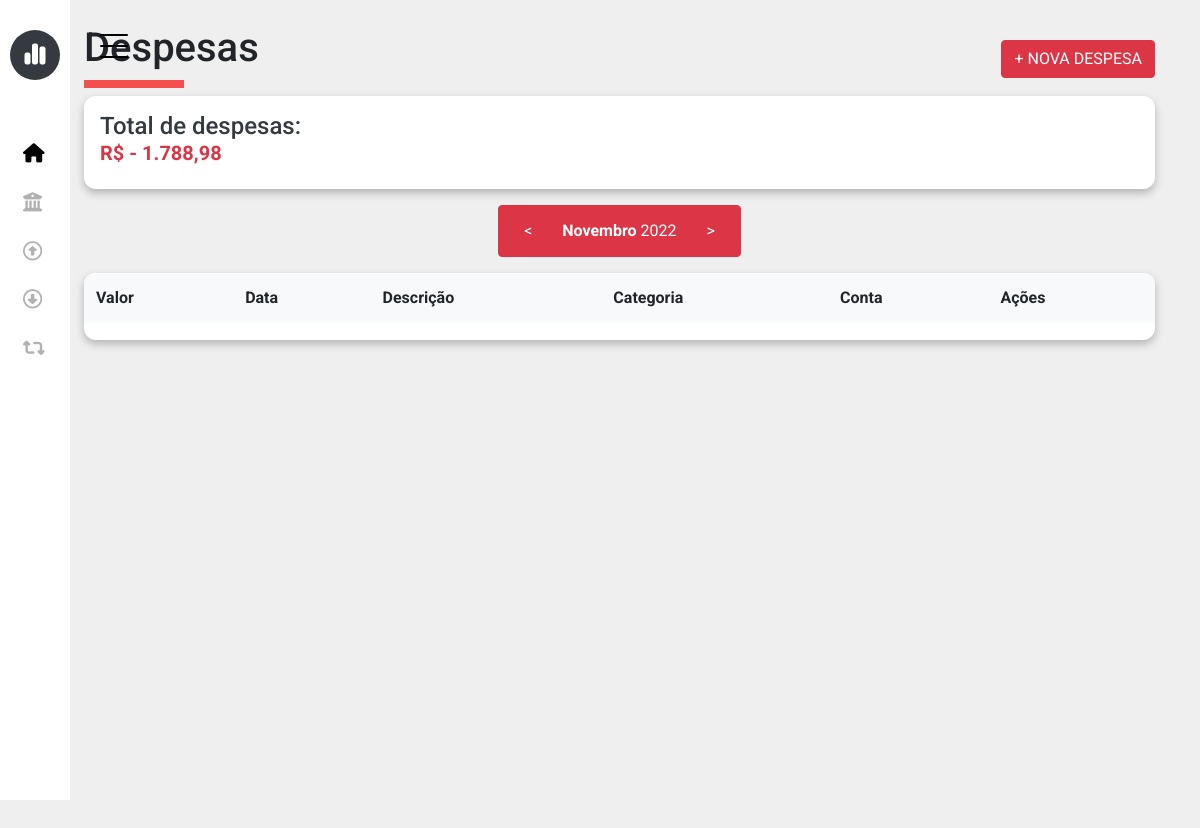
Page /project/frontend/registration/expense.php on the earlier database version.
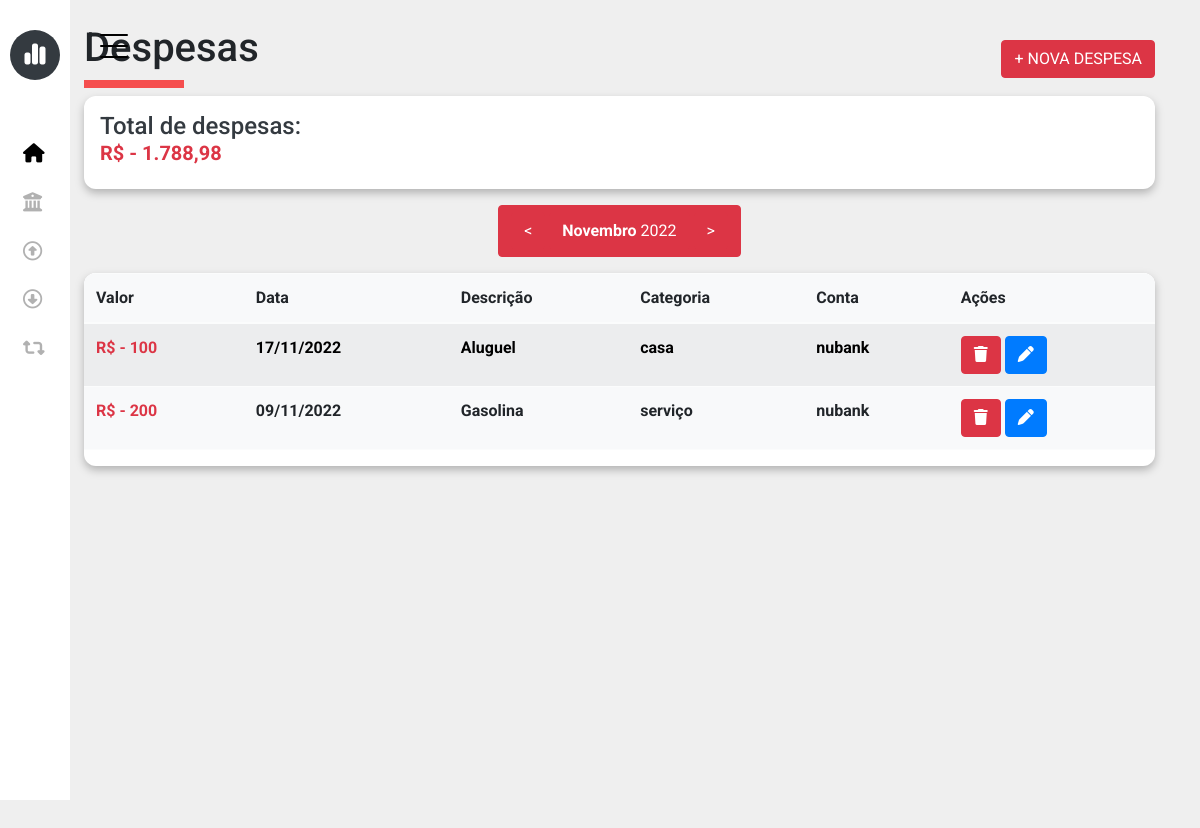
Same page on the later database version.
### tables this page shows
CREATE TABLE `finance` (
  `id` int(11) NOT NULL,
  `value` double NOT NULL,
  `type` varchar(45) DEFAULT NULL,
  `description` varchar(50) DEFAULT NULL,
  `date` datetime DEFAULT NULL,
  `created_at` datetime NOT NULL DEFAULT current_timestamp(),
  `updated_at` datetime NOT NULL DEFAULT current_timestamp() ON UPDATE current_timestamp(),
  `category_id` int(11) NOT NULL,
  `account_id` int(11) NOT NULL
);

CREATE TABLE `category` (
  `id` int(11) NOT NULL,
  `name` varchar(45) NOT NULL,
  `icon` varchar(255) NOT NULL,
  `type` varchar(45) NOT NULL,
  `created_at` datetime NOT NULL DEFAULT current_timestamp(),
  `updated_at` datetime NOT NULL DEFAULT current_timestamp() ON UPDATE current_timestamp()
);

CREATE TABLE `account` (
  `id` int(11) NOT NULL,
  `name` varchar(45) NOT NULL,
  `balance` double NOT NULL,
  `created_at` datetime NOT NULL DEFAULT current_timestamp(),
  `updated_at` datetime NOT NULL DEFAULT current_timestamp() ON UPDATE current_timestamp()
);

### project/backend/config/connection.php (called while the page is built)
<?php
class Database {
    function connection() {
        try {
            $host = "localhost";
            $username = "root";
            $password = "";
            $dbname = "openfinance";
            $conection = new PDO(
                'mysql:host='. $host. ';dbname='. $dbname,
                $username,
                $password,
                array(
                    PDO::MYSQL_ATTR_INIT_COMMAND => "SET NAMES utf8",
                )
            );
            $conection->setAttribute(PDO::ATTR_ERRMODE, PDO::ERRMODE_EXCEPTION);
            return $conection;
        } catch (PDOException $exception) {
            return $exception->getMessage();
        }
    }
}

### project/frontend/registration/expense.php (the view, shortened to what this page needs)
<?php include_once("../includes/header.php"); ?>
<?php include_once("../includes/sidebar.php"); ?>
<?php
$sql = ("SELECT * FROM `finance` WHERE `type` = 'EXPENSE' ");
$expenses = $connection->connection()->query($sql)->fetchAll(PDO::FETCH_ASSOC);
?>
<?php
function getCategory($id)
{
    $connection = new Database();
    $sqlCategory = ("SELECT * FROM `category` WHERE `id` = '$id' ");
    $categorys = $connection->connection()->query($sqlCategory)->fetchAll(PDO::FETCH_ASSOC);
    foreach ($categorys as $category) {
        echo $category['name'];
    }
}
?>
<?php
function getAccount($id)
{
    $connection = new Database();
    $sqlAccount = ("SELECT * FROM `account` WHERE `id` = '$id' ");
    $Accounts = $connection->connection()->query($sqlAccount)->fetchAll(PDO::FETCH_ASSOC);
    foreach ($Accounts as $Account) {
        echo $Account['name'];
    }
}
?>
<div class="container">
    <div class="row ms-4">
        <div class="col-md-6 mt-4">
            <h1>Despesas</h1>
        </div>
        <div class="col-md-6 mt-4 text-end">
            <button class="mt-3 btn btn-danger" id="btn-open-modal-expense" type="button">+ NOVA DESPESA</button>
        </div>
        <div class="col-md-12">
            <div class="line-red"></div>
        </div>
        <div class="col-md-12 mt-2">
            <div class="p-3 text-dark" id="expense-total">
                <h4>Total de despesas:</h4>
                <h5 class="text-danger"><b>R$ - 1.788,98</b></h5>
            </div>
        </div>
        <div class="col-md-12 mt-3 text-center">
            <div class="btn btn-danger">
                <div class="btn btn-danger"><</div>
                <div class="btn btn-danger"><b>Novembro</b> 2022</div>
                <div class="btn btn-danger">></div>
            </div>
        </div>
            <div class="col-md-12 mt-3">
                <div id="div-table">
                    <table class="table table-light table-striped">
                        <thead>
                            <tr>
                                <th>Valor</th>
                                <th>Data</th>
                                <th>Descrição</th>
                                <th>Categoria</th>
                                <th>Conta</th>
                                <th>Ações</th>
                            </tr>
                        </thead>
                        <tbody>
                            <?php foreach ($expenses as $expense) { ?>
                                <tr>
                                    <th class="text-danger"><?php echo "R$ - " . $expense['value'] ?></th>
                                    <th><?php echo date('d/m/Y', strtotime($expense['date'])); ?></th>
                                    <th><?php echo $expense['description'] ?></th>
                                    <th><?php echo getCategory($expense['category_id']) ?></th>
                                    <th><?php echo getAccount($expense['account_id']) ?></th>
                                    <th>
                                        <button class="btn btn-danger" type="button"><i class="fa-solid fa-trash"></i></button>
                                        <button class="btn btn-primary" type="button"><i class="fa-solid fa-pen"></i></button>
                                    </th>
                                </tr>
                            <?php } ?>
                        </tbody>
                    </table>
                </div>
            </div>
        </div>
        <div class="flow"></div>
    </div>
<?php include_once("../includes/footer.php"); ?>

### project/frontend/includes/header.php (shortened to what this page needs)
<!DOCTYPE html>
<html lang="pt-BR">
<head>
  <link rel="stylesheet" href="../css/style.css">
  <link href="https://cdn.jsdelivr.net/npm/bootstrap@5.2.1/dist/css/bootstrap.min.css" rel="stylesheet">
  <link rel="stylesheet" href="https://cdn.jsdelivr.net/npm/bootstrap-icons@1.9.1/font/bootstrap-icons.css">
  <link rel="stylesheet" href="../framework/sidebar/fonts/icomoon/style.css">
  <link rel="stylesheet" href="../framework/sidebar/css/owl.carousel.min.css">
  <link rel="stylesheet" href="../framework/sidebar/css/bootstrap.min.css">
  <link rel="stylesheet" href="../framework/sidebar/css/style.css">
</head>
<body>
  <?php
  require("../../backend/config/connection.php");
  ?>

### project/frontend/includes/sidebar.php (shortened to what this page needs)
<aside class="sidebar">
    <div class="toggle">
        <a href="#" class="burger js-menu-toggle" data-toggle="collapse" data-target="#main-navbar">
            <span></span>
        </a>
    </div>
    <div class="side-inner">
        <div class="logo-wrap">
            <div class="logo bg-dark">
                <span><i class="fa-solid fa-chart-simple"></i></span>
            </div>
        </div>
        <div class="nav-menu">
            <ul>
                <li class="active"><a href="../main/index.php" class="d-flex align-items-center"><span class="wrap-icon mr-3"><i class="fa-sharp fa-solid fa-house"></i></span><span class="menu-text">Dashboard</span></a></li>
                <li><a href="#" class="d-flex align-items-center"><span class="wrap-icon mr-3"><i class="fa-solid fa-building-columns"></i></span><span class="menu-text"> Saldo</span></a></li>
                <li><a href="#" class="d-flex align-items-center"><span class="wrap-icon mr-3"><i class="fa-regular fa-circle-up"></i></span><span class="menu-text">Receitas</span></a></li>
                <li><a href="../registration/expense.php" class="d-flex align-items-center"><span class="wrap-icon mr-3"><i class="fa-regular fa-circle-down"></i></span><span class="menu-text">Depesas</span></a></li>
                <li><a href="#" class="d-flex align-items-center"><span class="wrap-icon mr-3"><i class="fa-solid fa-retweet"></i></span><span class="menu-text">Transações</span></a></li>
            </ul>
        </div>
    </div>
</aside>

### project/frontend/includes/footer.php (shortened to what this page needs)
</body>
</html>

### project/frontend/css/style.css (style rules this page uses)
body { background: rgb(255, 255, 255); font-family: Arial, Helvetica, sans-serif; }
a { text-decoration: none !important; }
h4 { margin: 0px !important; text-align: start !important; }
.flow { height: 1000px !important; }
.line-red { background-color: rgb(245, 78, 78); width: 100px; height: 8px; }
#expense-total { background-color: rgb(255, 255, 255); border-radius: 12px; filter: drop-shadow(0px 4px 4px rgba(0, 0, 0, 0.25)); width: 100%; }
#div-table { background-color: rgb(255, 255, 255); border-radius: 12px; filter: drop-shadow(0px 4px 4px rgba(0, 0, 0, 0.25)); overflow: hidden; }

Differences in the rows shown:
added finance: value "100", date "17/11/2022", description "Aluguel"
added category: name "casa", shown under "100"
added account: name "nubank"
added finance: value "200", date "09/11/2022", description "Gasolina"
added category: name "serviço", shown under "200"
